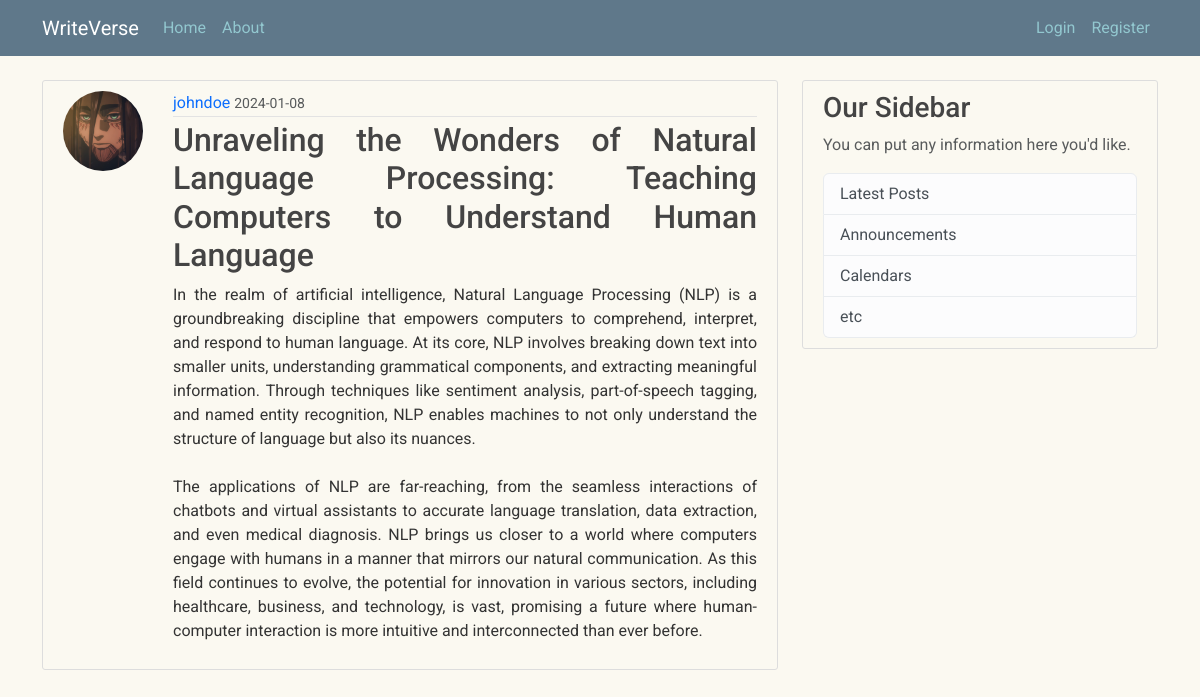
/post/1, run on an earlier commit of the app's database.
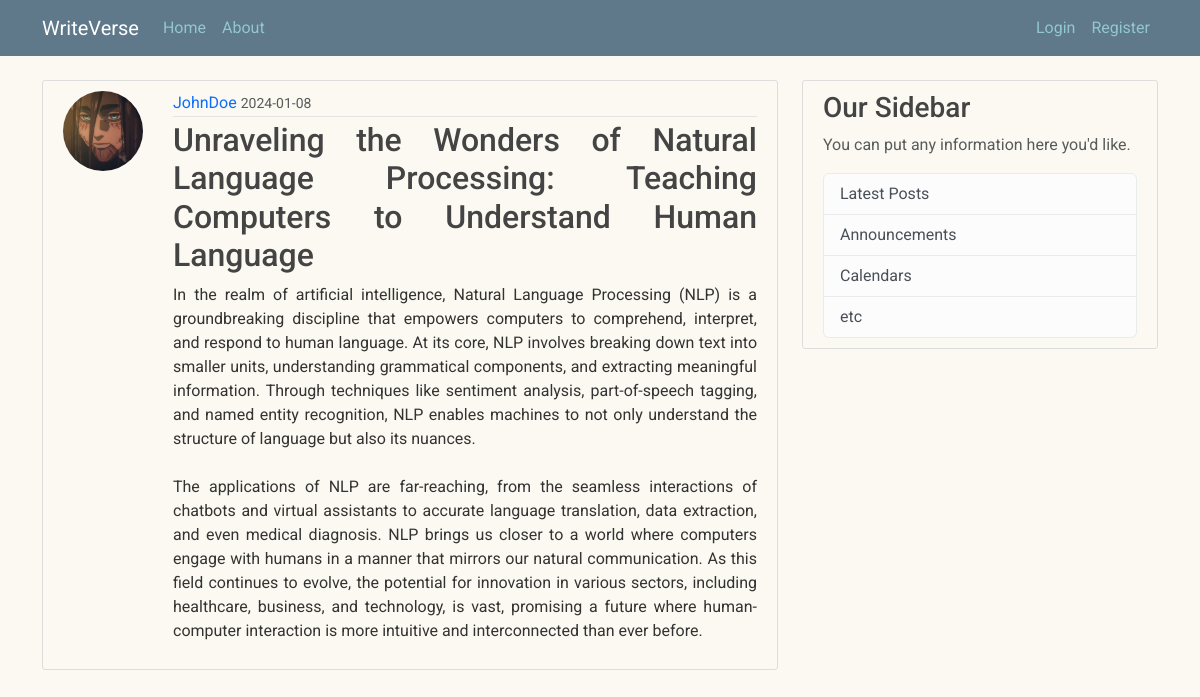
And on a later commit of the database.
### writeverse/models.py (models this page shows, shortened)
class User(db.Model, UserMixin):
    id = db.Column(db.Integer, primary_key=True)
    username = db.Column(db.String(20), unique=True, nullable=False)
    email = db.Column(db.String(120), unique=True, nullable=False)
    image_file = db.Column(db.String(20), nullable=False, default='default.jpeg')
    password = db.Column(db.String(60), nullable=False)
    posts = db.relationship('Post', backref='author', lazy=True)

### writeverse/routes.py (the view)
@app.route("/post/<int:post_id>")
def post(post_id):
    post = Post.query.get_or_404(post_id)
    return render_template("post.html", title=post.title, post=post)

### writeverse/templates/post.html (shortened to what this page needs)
{% extends "layout.html" %}
{% block content %}
        <article class="media content-section" id="post-section">
            <img class="rounded-circle article-image" src="{{ url_for('static', filename='profile_pics/' + post.author.image_file) }}">
          <div class="media-body">
            <div class="article-metadata">
              <a class="mr-2" href="#">{{ post.author.username }}</a>
              <small class="text-muted">{{ post.date_posted.strftime('%Y-%m-%d') }}</small>
            </div>
            <h2 class="article-title">{{ post.title }}</h2>
            <p class="article-content">{{ post.content }}</p>
          </div>
        </article>
{% endblock content %}

What changed in the data, as far as the page shows it:
changed User: author.username "johndoe" → "JohnDoe"
